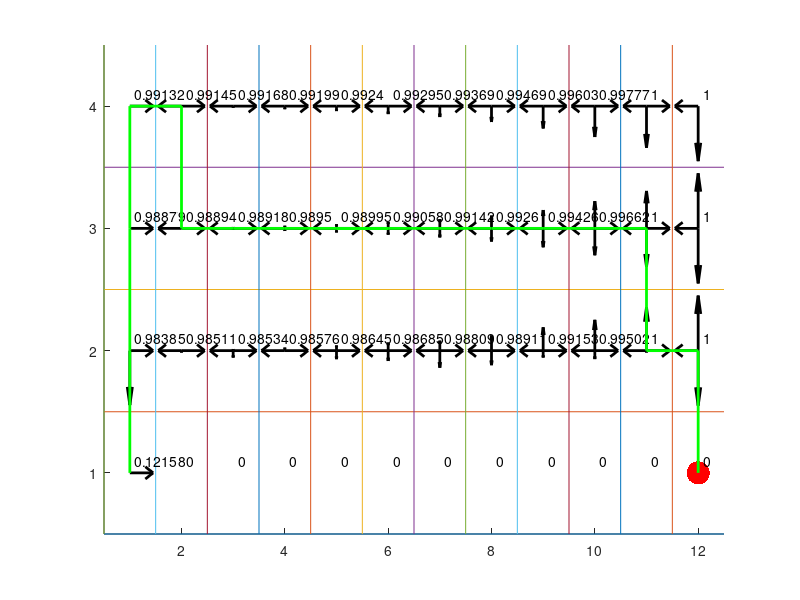
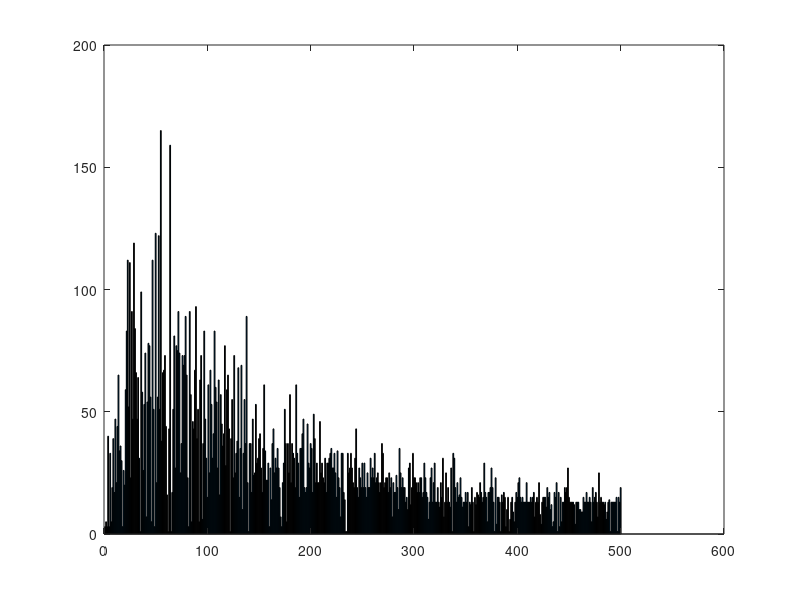

Recreate these plots in MATLAB, in order.

close all
clear all
clc

showAnim=0;

a=0.1; %alpha
g=0.7; %gamma

epsilon=0.1;

n_episodes=500;

w = 12; % grid size width
h = 4;  % grid size height

G = [12 1]; %goal (terminal state)
C = [2 1; 3 1; 4 1; 5 1; 6 1; 7 1; 8 1; 9 1; 10 1; 11 1]; %cliff (terminal states)

R=zeros(w,h);
for i=1:w
    for j=1:h
        R(i,j)=-1;
    end
end
for i=1:length(C)
    R(C(i, 1), C(i, 2)) = -100;
end
%R(G(1),G(2))=0;
Q=zeros(w,h,4);% 4 = the four directions you can move in (movedir)
for i=1:w
    for j=1:h
        for k=1:4
            if k==1 % up
                if j==h
                    Q(i, j, k) = -100;
                end
            end
            if k==2 % down
                if j==1 && i == 1
                    Q(i, j, k) = -100;
                end
            end
            if k==3 % left
                if i==1
                    Q(i, j, k) = -100;
                end
            end
            if k==4 % right
                if i==w
                    Q(i, j, k) = -100;
                end
            end
        end
    end
end

move_to=[0 1; 0 -1; -1 0; 1 0];

E=linspace(epsilon,0,n_episodes);

for episode=1:n_episodes
    
    s=[];
    s(1,:)=[1 1];
    
    %epsilon=E(episode);
    
    if showAnim==1
        figure(1)
        cla
        axis([0.5 w+0.5 0.5 h+0.5])
        hold on
        for i=1:h
            plot([0.5 w+0.5],[i-0.5 i-0.5]);
        end;
        for i=1:w
            plot([i-0.5 i-0.5],[0.5 h+0.5]);
        end;
        plot(s(1,1),s(1,2),'g.','markersize',50);
        plot(G(1,1),G(1,2),'r.','markersize',50);
        for i1=1:w
            for i2=1:h
                str=num2str(max(Q(i1,i2,:)));
                text(i1+0.1,i2+0.1,str);
                quiver([i1 i1 i1 i1],[i2 i2 i2 i2],0.5*[0 0 -Q(i1,i2,3) Q(i1,i2,4)]/max(Q(i1,i2,:)),0.5*[Q(i1,i2,1) -Q(i1,i2,2) 0 0]/max(Q(i1,i2,:)),'k','linewidth',2);
            end;
        end;
    end;

    
    t=1;
    running = true;
    while running
        
        if rand<epsilon
            rn=randperm(4);%random move - four directions
            s(t+1,:)=s(t,:)+move_to(rn(1),:);
        else
            if  max(Q(s(t,1),s(t,2),:))==0
                rn=randperm(4);%random move - four directions
                s(t+1,:)=s(t,:)+move_to(rn(1),:);
            else
                [Y,I]=max(Q(s(t,1),s(t,2),:));
                s(t+1,:)=s(t,:)+move_to(I,:);
            end;
        end;
        
        if s(t+1,1)<1 || s(t+1,1)>w || s(t+1,2)<1 || s(t+1,2)>h
            s(t+1,:)=s(t,:);
        else
            
            dmov=s(t+1,:)-s(t,:);
            if dmov(1)==0 && dmov(2)==1
                movdir=1;
            elseif dmov(1)==0 && dmov(2)==-1
                movdir=2;
            elseif dmov(1)==-1 && dmov(2)==0
                movdir=3;
            elseif dmov(1)==1 && dmov(2)==0
                movdir=4;
            else
                movdir=0;
            end;
            
            if movdir~=0               
                Q(s(t,1),s(t,2),movdir)=Q(s(t,1),s(t,2),movdir) + a*(R(s(t+1,1),s(t+1,2))+g*max(Q(s(t+1,1),s(t+1,2),:))-Q(s(t,1),s(t,2),movdir));
            end;
            
            if showAnim==1
                figure(1)
                cla
                axis([0.5 w+0.5 0.5 h+0.5])
                hold on
                for i=1:h
                    plot([0.5 w+0.5],[i-0.5 i-0.5]);
                end;
                for i=1:w
                    plot([i-0.5 i-0.5],[0.5 h+0.5]);
                end;
                plot(G(1,1),G(1,2),'r.','markersize',50);
                plot(s(t+1,1),s(t+1,2),'g.','markersize',50);
                
                for i1=1:w
                    for i2=1:h
                        str=num2str(max(Q(i1,i2,:)));
                        text(i1+0.1,i2+0.1,str);
                        quiver([i1 i1 i1 i1],[i2 i2 i2 i2],0.5*[0 0 -Q(i1,i2,3) Q(i1,i2,4)]/max(Q(i1,i2,:)),0.5*[Q(i1,i2,1) -Q(i1,i2,2) 0 0]/max(Q(i1,i2,:)),'k','linewidth',2);
                    end;
                end;
            end;
            %pause(0.001)
            
            for i=1:length(C)
                if sum(abs(s(t+1,:) - C(i,:))) == 0 % fell off cliff
                    %disp("fell off cliff");
                    s(t+1,:)=[1 1];
                    PL(episode)=t;
                    %break;
                    running = false;
                end
            end
            if sum(abs(s(t+1,:) - G)) == 0 % reached goal
                PL(episode)=t;
                %disp("reached goal");
                %break;
                running = false;
            else
                t=t+1;
            end;
        end;

    end;
    %episode
end;

Q = normalize(Q, 'range');
for i=1:w
    for j=1:h
        for k=1:4
            if j==1 && i ~= 1
                Q(i, j, k) = 0;
            end
        end
    end
end

if showAnim==0
    figure
    axis([0.5 w+0.5 0.5 h+0.5])
    hold on
    
    for i=1:h
        plot([0.5 w+0.5],[i-0.5 i-0.5]);
    end;
    for i=1:w
        plot([i-0.5 i-0.5],[0.5 h+0.5]);
    end;
    
    plot(G(1,1),G(1,2),'r.','markersize',50);
    for i1=1:w
        for i2=1:h
            str=num2str(max(Q(i1,i2,:)));
            text(i1+0.1,i2+0.1,str);
            quiver([i1 i1 i1 i1],[i2 i2 i2 i2],0.5*[0 0 -Q(i1,i2,3) Q(i1,i2,4)]/max(Q(i1,i2,:)),0.5*[Q(i1,i2,1) -Q(i1,i2,2) 0 0]/max(Q(i1,i2,:)),'k','linewidth',2);
        end;
    end;
end;

figure(1)
plot(s(:,1),s(:,2),'g','linewidth',2)

figure
bar(PL)
